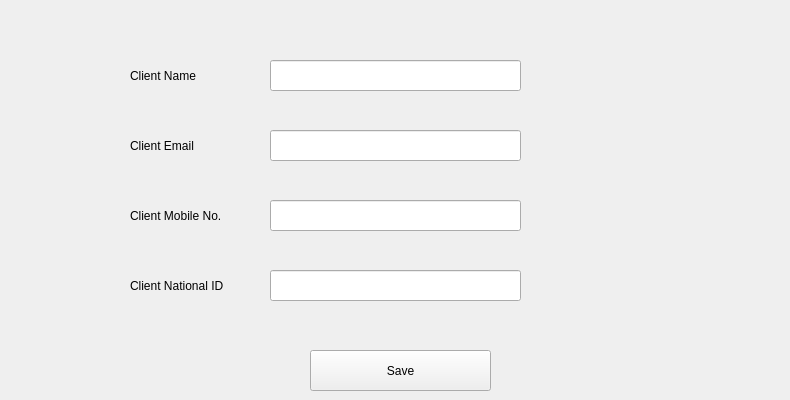
      <widget class="QWidget" name="tab_14">
       <attribute name="title">
        <string>Add New Client</string>
       </attribute>
       <widget class="QLabel" name="label_17">
        <property name="geometry">
         <rect>
          <x>130</x>
          <y>60</y>
          <width>121</width>
          <height>31</height>
         </rect>
        </property>
        <property name="text">
         <string>Client Name</string>
        </property>
       </widget>
       <widget class="QLineEdit" name="AddBookTab_BookTitle_TextBox_2">
        <property name="geometry">
         <rect>
          <x>270</x>
          <y>60</y>
          <width>251</width>
          <height>31</height>
         </rect>
        </property>
        <property name="text">
         <string/>
        </property>
       </widget>
       <widget class="QPushButton" name="AddBookTab_Save_Button_2">
        <property name="geometry">
         <rect>
          <x>310</x>
          <y>350</y>
          <width>181</width>
          <height>41</height>
         </rect>
        </property>
        <property name="text">
         <string>Save</string>
        </property>
       </widget>
       <widget class="QLabel" name="label_18">
        <property name="geometry">
         <rect>
          <x>130</x>
          <y>130</y>
          <width>121</width>
          <height>31</height>
         </rect>
        </property>
        <property name="text">
         <string>Client Email</string>
        </property>
       </widget>
       <widget class="QLineEdit" name="AddBookTab_BookCode_TextBox_2">
        <property name="geometry">
         <rect>
          <x>270</x>
          <y>130</y>
          <width>251</width>
          <height>31</height>
         </rect>
        </property>
       </widget>
       <widget class="QLabel" name="label_19">
        <property name="geometry">
         <rect>
          <x>130</x>
          <y>200</y>
          <width>121</width>
          <height>31</height>
         </rect>
        </property>
        <property name="text">
         <string>Client Mobile No.</string>
        </property>
       </widget>
       <widget class="QLineEdit" name="AddBookTab_BookCode_TextBox_3">
        <property name="geometry">
         <rect>
          <x>270</x>
          <y>200</y>
          <width>251</width>
          <height>31</height>
         </rect>
        </property>
       </widget>
       <widget class="QLabel" name="label_20">
        <property name="geometry">
         <rect>
          <x>130</x>
          <y>270</y>
          <width>121</width>
          <height>31</height>
         </rect>
        </property>
        <property name="text">
         <string>Client National ID</string>
        </property>
       </widget>
       <widget class="QLineEdit" name="AddBookTab_BookCode_TextBox_4">
        <property name="geometry">
         <rect>
          <x>270</x>
          <y>270</y>
          <width>251</width>
          <height>31</height>
         </rect>
        </property>
       </widget>
       <widget class="QLabel" name="label_22">
        <property name="geometry">
         <rect>
          <x>530</x>
          <y>60</y>
          <width>251</width>
          <height>31</height>
         </rect>
        </property>
        <property name="text">
         <string/>
        </property>
       </widget>
       <widget class="QLabel" name="label_23">
        <property name="geometry">
         <rect>
          <x>530</x>
          <y>130</y>
          <width>251</width>
          <height>31</height>
         </rect>
        </property>
        <property name="text">
         <string/>
        </property>
       </widget>
       <widget class="QLabel" name="label_24">
        <property name="geometry">
         <rect>
          <x>530</x>
          <y>200</y>
          <width>251</width>
          <height>31</height>
         </rect>
        </property>
        <property name="text">
         <string/>
        </property>
       </widget>
       <widget class="QLabel" name="label_25">
        <property name="geometry">
         <rect>
          <x>530</x>
          <y>270</y>
          <width>241</width>
          <height>31</height>
         </rect>
        </property>
        <property name="text">
         <string/>
        </property>
       </widget>
      </widget>
